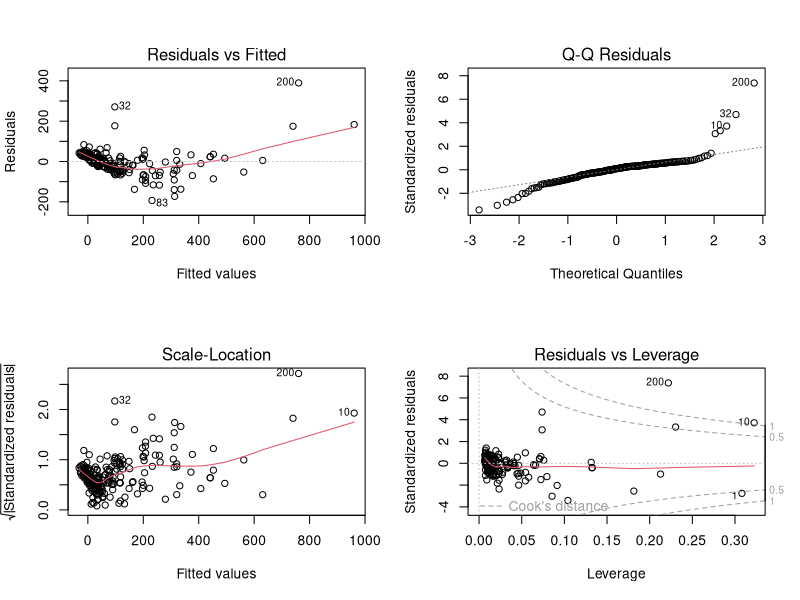
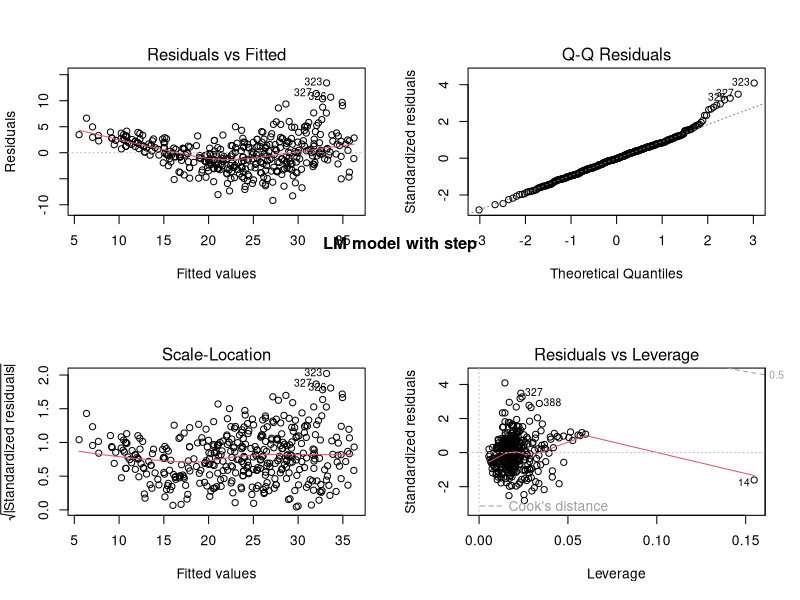
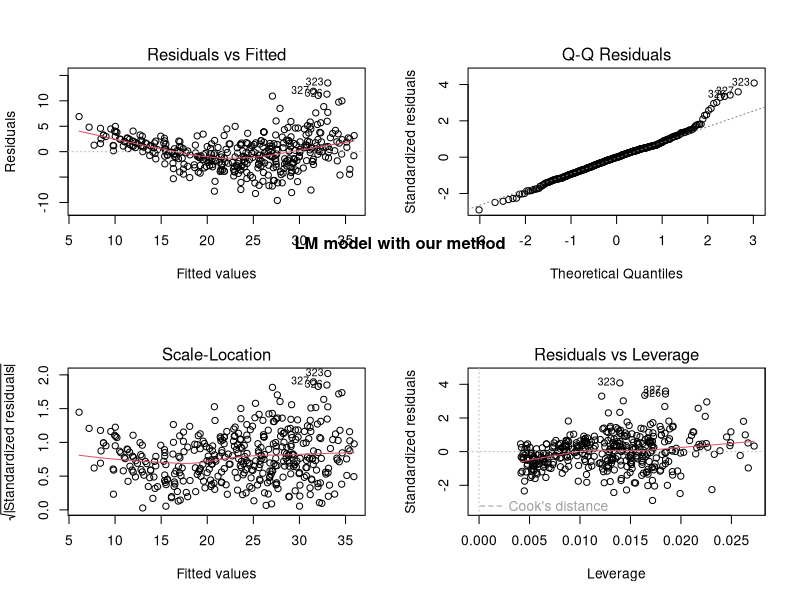

Here is the R script that generated these plots, in order:
## ---- chunk 1
edu_data = read.table("Education5.txt", header=T)
clean_edu_data = edu_data[c('Education','Gender','Wage' )]
summary(clean_edu_data)

mod <- lm(Wage ~ ., data=clean_edu_data)
summary(mod)
## ---- chunk 2
l <- anova(mod)
TSS <- sum(l$`Sum Sq`[1:2])
RSS <- l$`Sum Sq`[3]
p <- 2
n <- nrow(clean_edu_data)
F_c <- ((TSS-RSS)/p)/(RSS/(n-p-1))
F_c
## ---- chunk 3
mod_1 <- lm(Wage ~ Education, data=clean_edu_data)
mod_2 <- lm(Wage ~ Gender, data=clean_edu_data)
mod_3 <- lm(Wage ~ ., data=clean_edu_data)

RSE_1 <- summary(mod_1)$sigma
RSE_2 <- summary(mod_2)$sigma
RSE_3 <- summary(mod_3)$sigma

R_sq_1 <- summary(mod_1)$r.squared
R_sq_2 <- summary(mod_2)$r.squared
R_sq_3 <- summary(mod_3)$r.squared
## ---- chunk 4

computerData <- read.table('ComputerData.txt', header = T)
computerData <- computerData[c("MYCT","MMIN","MMAX","CACH","CGMIN","CHMAX","PRP")]

## ---- chunk 5
#start with all the descriptors of computer performance in the lm
summary.lm <- summary(lm(PRP ~ ., data=computerData))

vars <- names(computerData)
vars <- vars[which(vars != "PRP")]

tol <- 0.01

#while there are still variables with p-values larger than tol
while(length(which(summary.lm$coefficients[,4] > tol)) != 0){
  
  #coefficients table
  coef <- summary.lm$coefficients
  
  #find the variable with the largest p-value
  var_with_max_p.value <- rownames(coef)[apply(coef,2,which.max)][4] 
  
  #remove the variable with the larger value
  vars <- vars[which(vars != var_with_max_p.value)]
  
  #computer the model with the updated variables 
  lm2 <- lm(computerData$PRP~., data = computerData[vars])
  summary.lm <- summary(lm2)
}
summary.lm
## ---- chunk 6
null_computer.lm <- lm(PRP ~ 1, data=computerData)
full_computer.lm <- lm(PRP ~ ., data=computerData)

fwd_search <- step(null_computer.lm, scope=list(lower=null_computer.lm,
                                upper=full_computer.lm),direction="forward", trace=F)

bckwd_search <- step(full_computer.lm, data=computerData, direction="backward", trace = F)

#summary(fwd_search)

summary(bckwd_search)
## ---- chunk 7
computer.lm.model <- lm(PRP ~ MYCT + MMIN + MMAX + CACH + CHMAX, data = computerData)
par(mfrow=c(2,2))
plot(computer.lm.model)
## ---- chunk 8

cars <- read.table('Cars2Data.txt', header = T)
cars <- cars[-9]
cars <- na.omit(cars)
cars$origin <- as.factor(cars$origin)
summary(cars)

## ---- chunk 9
null_cars.lm <- lm(mpg ~ 1, data=cars)
full_cars.lm <- lm(mpg ~ ., data=cars)

fwd_search <- step(null_cars.lm, scope=list(lower=null_cars.lm,
                                upper=full_cars.lm),direction="forward", trace=F)
bckwd_search <- step(full_cars.lm, data=cars, direction="backward", trace = F)

summary(bckwd_search)

#start with all the descriptors of computer performance in the lm
summary.lm <- summary(lm(mpg ~ ., data=cars))

vars <- names(cars)
vars <- vars[which(vars != "mpg")]
tol <- 0.01

#while there are still variables with p-values larger than tol
while(length(which(summary.lm$coefficients[,4] > tol)) != 0){
  
  #coefficients table
  coef <- summary.lm$coefficients
  
  #find the variable with the largest p-value
  var_with_max_p.value <- rownames(coef)[apply(coef,2,which.max)][4] 
  
  #remove the variable with the larger value
  vars <- vars[which(vars != var_with_max_p.value)]
  
  #computer the model with the updated variables 
  lm2 <- lm(cars$mpg ~ ., data = cars[vars])
  summary.lm <- summary(lm2)
}
summary.lm

## ---- chunk 10
cars.lm <- lm(mpg ~ cylinders + displacement + horsepower + weight +  year + origin, 
              data = cars)
par(mfrow=c(2,2))
plot(cars.lm)
title("LM model with step", line = -15, outer=TRUE)

cars_lm2 <- lm(mpg ~ weight + year + origin, data = cars)
par(mfrow=c(2,2))
plot(cars_lm2)
title("LM model with our method", line = -15, outer=TRUE)

